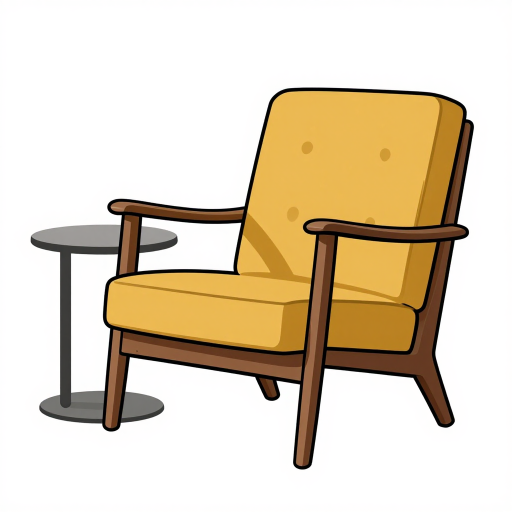
#> input picture assets/gallery-src/armchair.jpg, 1024 x 1024 px, given in place of strokeberry-icon-512.png, which was not available (shown at 1/2 size)
$ python build_social_kit.py
#> lines starting #> are read from the running program, lines starting #| are printed output that depends on the picture; after the words box and inside, x2 and y2 are one past the last pixel; in counts of white or black regions, pixels touching at a corner belong together; pictures that were not available may be replaced by others from this repository, and a replacement may not be noted
from pathlib import Path
from PIL import Image, ImageDraw, ImageFont, ImageFilter

ROOT = Path(__file__).resolve().parents[1]
PUBLIC = ROOT / "frontend" / "public"
OUT = ROOT / "marketing" / "social-kit"
BG = OUT / "assets" / "paper-campaign-background.png"

INK = "#1D1B1C"
RED = "#D92536"
GREEN = "#286347"
CREAM = "#FFF8EA"
WHITE = "#FFFFFF"
MUTED = "#756F68"
LINE = "#E5D8C3"

FONT = "/System/Library/Fonts/Avenir Next.ttc"


def font(size, weight="regular"):
    index = {"regular": 0, "medium": 2, "bold": 7, "heavy": 8}.get(weight, 0)
    try:
        return ImageFont.truetype(FONT, size=size, index=index)
    except OSError:
        return ImageFont.truetype("/System/Library/Fonts/Helvetica.ttc", size=size)


def fit_bg(size):
    image = Image.open(BG).convert("RGB")
    sw, sh = size
    scale = max(sw / image.width, sh / image.height)
    image = image.resize((round(image.width * scale), round(image.height * scale)), Image.Resampling.LANCZOS)
    x = (image.width - sw) // 2
    y = (image.height - sh) // 2
    return image.crop((x, y, x + sw, y + sh)).convert("RGBA")


def rounded_mask(size, radius):
    mask = Image.new("L", size, 0)
    ImageDraw.Draw(mask).rounded_rectangle((0, 0, size[0] - 1, size[1] - 1), radius=radius, fill=255)
    return mask


def cover(path, size, focus=(0.5, 0.5)):
    image = Image.open(path).convert("RGB")
    scale = max(size[0] / image.width, size[1] / image.height)
    image = image.resize((round(image.width * scale), round(image.height * scale)), Image.Resampling.LANCZOS)
    x = max(0, min(image.width - size[0], round((image.width - size[0]) * focus[0])))
    y = max(0, min(image.height - size[1], round((image.height - size[1]) * focus[1])))
    return image.crop((x, y, x + size[0], y + size[1])).convert("RGBA")


def add_card(canvas, image, box, radius=30, rotate=0):
    x, y, w, h = box
    image = image.resize((w, h), Image.Resampling.LANCZOS)
    mask = rounded_mask((w, h), radius)
    shadow = Image.new("RGBA", (w + 60, h + 70), (0, 0, 0, 0))
    ImageDraw.Draw(shadow).rounded_rectangle((30, 25, w + 29, h + 24), radius=radius, fill=(29, 27, 28, 48))
    shadow = shadow.filter(ImageFilter.GaussianBlur(18))
    card = Image.new("RGBA", (w + 60, h + 70), (0, 0, 0, 0))
    card.alpha_composite(shadow)
    card.paste(image, (30, 20), mask)
    if rotate:
        card = card.rotate(rotate, resample=Image.Resampling.BICUBIC, expand=True)
    canvas.alpha_composite(card, (x - 30, y - 20))


def text(draw, xy, value, size, color=INK, weight="regular", spacing=4, anchor=None):
    draw.multiline_text(xy, value, font=font(size, weight), fill=color, spacing=spacing, anchor=anchor)


def pill(draw, xy, label, fill=RED, fg=WHITE, size=24, pad=(24, 13)):
    f = font(size, "bold")
    box = draw.textbbox((0, 0), label, font=f)
    w, h = box[2] - box[0] + 2 * pad[0], box[3] - box[1] + 2 * pad[1]
    x, y = xy
    draw.rounded_rectangle((x, y, x + w, y + h), radius=h // 2, fill=fill)
    draw.text((x + w / 2, y + h / 2 - 1), label, font=f, fill=fg, anchor="mm")
    return w, h


def add_logo(canvas, xy, width, dark=False):
    name = "strokeberry-logo-on-dark.png" if dark else "strokeberry-logo.png"
    logo = Image.open(PUBLIC / "brand" / name).convert("RGBA")
    logo.thumbnail((width, width), Image.Resampling.LANCZOS)
    canvas.alpha_composite(logo, xy)


def save(canvas, name):
    path = OUT / name
    canvas.convert("RGB").save(path, quality=95, optimize=True)
    return path


def profile():
    c = Image.new("RGBA", (1024, 1024), RED)
    d = ImageDraw.Draw(c)
    for r, alpha in [(430, 18), (350, 12), (280, 8)]:
        d.ellipse((512-r, 512-r, 512+r, 512+r), outline=(255,255,255,alpha), width=3)
    icon = Image.open(PUBLIC / "brand" / "strokeberry-icon-512.png").convert("RGBA")
    icon = icon.resize((610, 610), Image.Resampling.LANCZOS)
    c.alpha_composite(icon, (207, 207))
    save(c, "profile-1024.png")


def banner(name, size, safe, headline_size):
    c = fit_bg(size)
    d = ImageDraw.Draw(c)
    sx, sy, sw, sh = safe
    add_logo(c, (sx, sy + 10), min(420, int(sw * .28)))
    text(d, (sx, sy + int(sh * .36)), "Turn any image into a\nhand-drawn video.", headline_size, weight="bold", spacing=2)
    pill(d, (sx, sy + int(sh * .76)), "TRY 3 VIDEOS FREE", size=max(14, headline_size // 4))
    art_w = int(min(sh * 1.12, sw * .34))
    art_h = art_w
    img = cover(PUBLIC / "showcase" / "strawberry-sheet.jpg", (art_w, art_h))
    add_card(c, img, (sx + sw - art_w, sy + (sh - art_h) // 2, art_w, art_h), radius=max(16, art_w // 18), rotate=-2)
    save(c, name)


def instagram_launch():
    c = fit_bg((1080, 1080)); d = ImageDraw.Draw(c)
    add_logo(c, (70, 62), 330)
    text(d, (70, 208), "Still image.\nHand-drawn story.", 84, weight="bold", spacing=-2)
    text(d, (73, 405), "Turn artwork, logos and drawing tutorials\ninto satisfying speedpaint videos.", 30, MUTED, "medium", 8)
    img = cover(PUBLIC / "showcase" / "strawberry-sheet.jpg", (520, 520))
    add_card(c, img, (505, 500, 520, 520), radius=40, rotate=-2)
    pill(d, (70, 750), "LAUNCH SPECIAL", size=23)
    text(d, (70, 832), "3 videos free", 58, weight="bold")
    text(d, (73, 904), "40% off your first 3 months", 27, GREEN, "bold")
    save(c, "instagram-launch-1080x1080.png")


def four_steps():
    c = Image.new("RGBA", (1080, 1080), CREAM); d = ImageDraw.Draw(c)
    text(d, (70, 64), "FOUR STEPS. ONE VIDEO.", 21, RED, "bold")
    text(d, (70, 110), "From guide lines\nto final color.", 76, weight="bold", spacing=-2)
    img = cover(PUBLIC / "showcase" / "strawberry-sheet.jpg", (820, 820))
    add_card(c, img, (390, 330, 620, 620), radius=38, rotate=1)
    steps = [("01", "Guides"), ("02", "Outline"), ("03", "Details"), ("04", "Color")]
    for i, (num, label) in enumerate(steps):
        y = 440 + i * 112
        d.ellipse((70, y, 126, y + 56), fill=RED if i == 3 else INK)
        text(d, (98, y + 28), num, 18, WHITE, "bold", anchor="mm")
        text(d, (148, y + 28), label, 27, weight="bold", anchor="lm")
    text(d, (70, 990), "strokeberry", 26, GREEN, "bold")
    save(c, "instagram-four-steps-1080x1080.png")


def story():
    c = fit_bg((1080, 1920)); d = ImageDraw.Draw(c)
    add_logo(c, (70, 80), 350)
    pill(d, (70, 220), "NOW IN EARLY ACCESS", size=23)
    text(d, (70, 320), "Your drawing\ndeserves to move.", 92, weight="bold", spacing=-5)
    text(d, (74, 555), "Upload an image. Pick a style.\nExport a hand-drawn video.", 34, MUTED, "medium", 10)
    img = cover(PUBLIC / "showcase" / "owl-sheet.jpg", (800, 800))
    add_card(c, img, (140, 770, 800, 800), radius=48, rotate=-2)
    d.rounded_rectangle((70, 1670, 1010, 1825), radius=48, fill=INK)
    text(d, (540, 1722), "TRY YOUR FIRST 3 VIDEOS FREE", 31, WHITE, "bold", anchor="mm")
    text(d, (540, 1778), "strokeberry.com", 25, "#DCCDB9", "medium", anchor="mm")
    save(c, "story-launch-1080x1920.png")


def landscape():
    c = fit_bg((1200, 627)); d = ImageDraw.Draw(c)
    add_logo(c, (58, 46), 310)
    text(d, (58, 165), "Make your pictures\ncome to life.", 68, weight="bold", spacing=-4)
    text(d, (61, 340), "Turn any image into a beautifully\nhand-drawn video.", 27, MUTED, "medium", 7)
    pill(d, (58, 465), "TRY 3 VIDEOS FREE", size=21)
    img = cover(PUBLIC / "showcase" / "owl-sheet.jpg", (500, 500))
    add_card(c, img, (660, 64, 500, 500), radius=34, rotate=2)
    save(c, "launch-post-1200x627.png")


def main():
    OUT.mkdir(parents=True, exist_ok=True)
    profile()
    banner("youtube-banner-2560x1440.png", (2560, 1440), (507, 508, 1546, 423), 82)
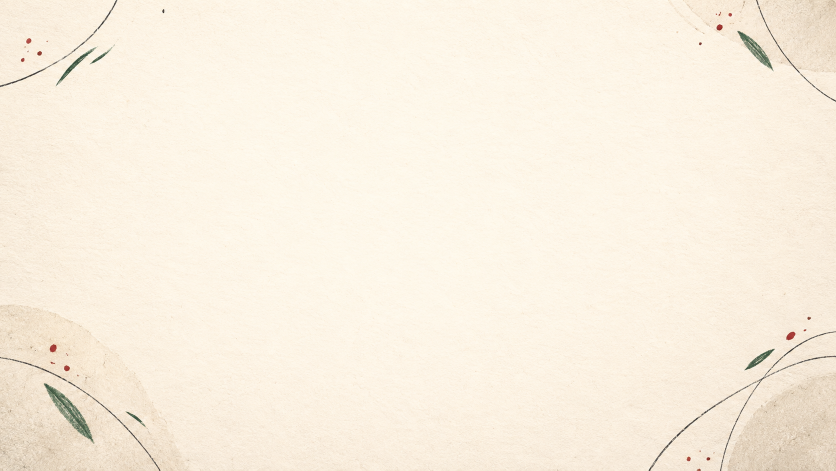
#> input picture marketing/social-kit/assets/paper-campaign-background.png, 1672 x 941 px (shown at 1/2 size)
#> in fit_bg, image is the input picture: PIL image 1672x941 RGB; mean R, G, B 249.1, 239.7, 224.3
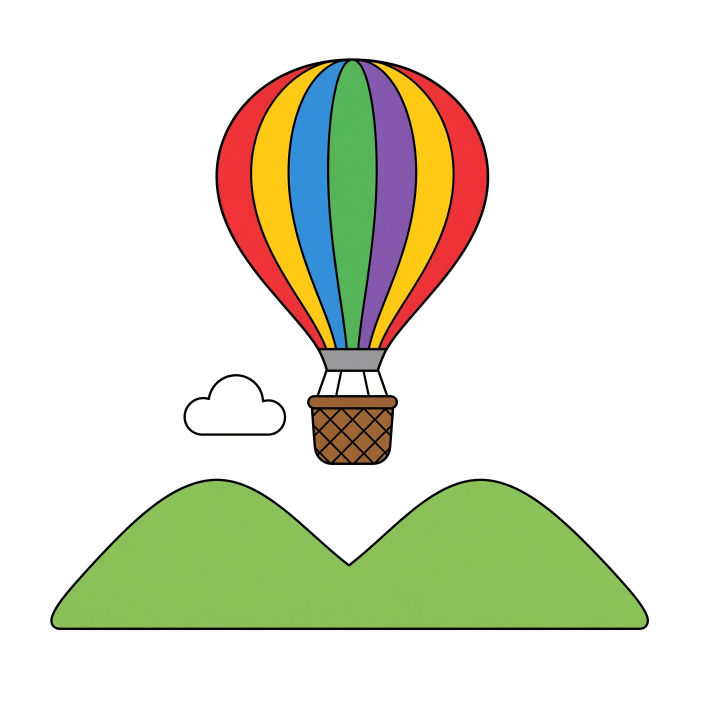
#> input picture assets/gallery-src/balloon.jpg, 1408 x 1408 px, given in place of strokeberry-logo.png, which was not available (shown at 1/2 size)
#> in cover, image is the input picture: PIL image 1408x1408 RGB; mean R, G, B 224.4, 226.7, 209.1
#> in rounded_mask, `mask = Image.new("L", size, 0)`: mask: PIL image 473x473 L; every value is 0
#> in rounded_mask, `ImageDraw.Draw(mask).rounded_rectangle((0, 0, size[0] - 1, size[1] - 1..`:
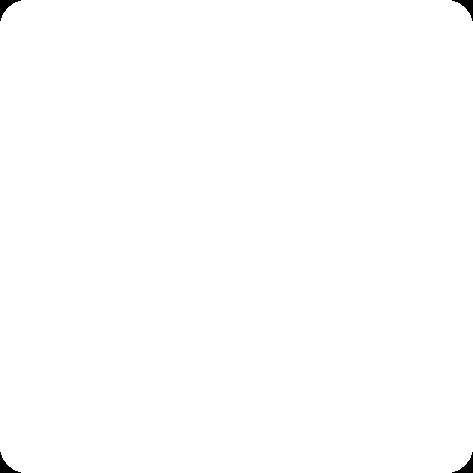
#> mask: PIL image 473x473 L; 99.7% white; 4 black regions, box (x1, y1, x2, y2) and area: (0, 0, 21, 21) 150, (452, 0, 473, 21) 150, (0, 452, 21, 473) 150, (452, 452, 473, 473) 150
#> in add_card, `shadow = Image.new("RGBA", (w + 60, h + 70), (0, 0, 0, 0))`: shadow: PIL image 533x543 RGBA; every value is 0
    banner("x-banner-1500x500.png", (1500, 500), (90, 55, 1320, 390), 58)
#> call 2 of fit_bg, with size = (1500, 500)
#> in fit_bg (call 2), `return image.crop((x, y, x + sw, y + sh)).convert("RGBA")`:
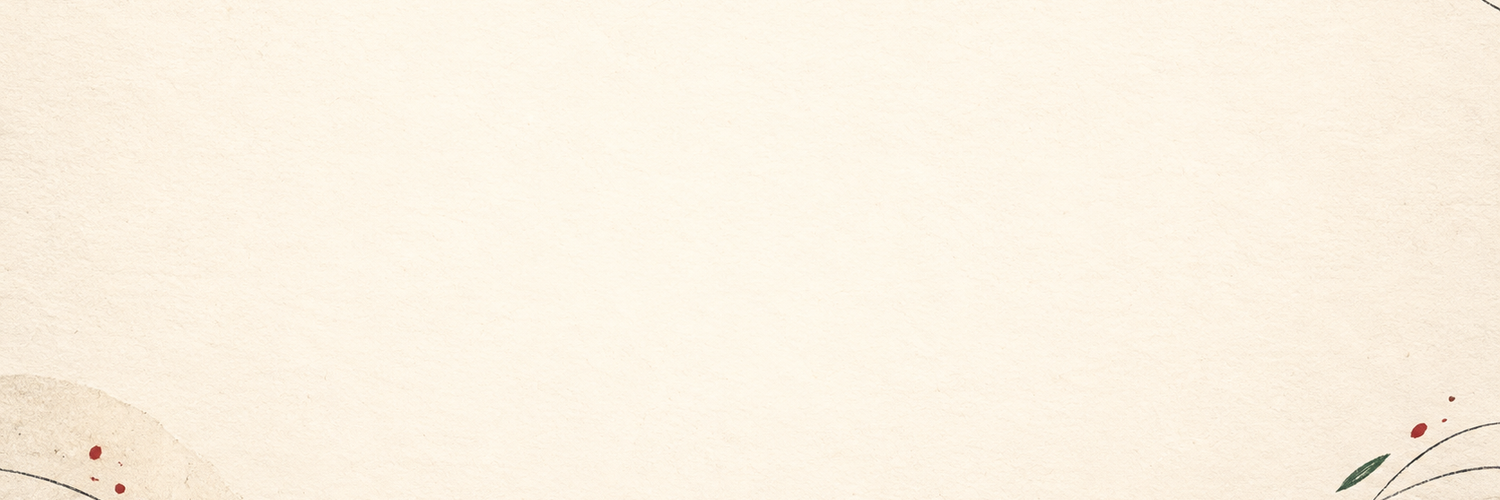
#> returned value: PIL image 1500x500 RGBA; mean R, G, B, A 251.3, 242.5, 227.7, 255
#> call 2 of add_card, with box = (974, 32, 436, 436), radius = 24, rotate = -2
#> in rounded_mask (call 2), `mask = Image.new("L", size, 0)`: mask: PIL image 436x436 L; every value is 0
#> in rounded_mask (call 2), `ImageDraw.Draw(mask).rounded_rectangle((0, 0, size[0] - 1, size[1] - 1..`: mask: PIL image 436x436 L; 99.7% white; 4 black regions, box (x1, y1, x2, y2) and area: (0, 0, 20, 20) 131, (416, 0, 436, 20) 131, (0, 416, 20, 436) 131, (416, 416, 436, 436) 131
#> in add_card (call 2), `shadow = Image.new("RGBA", (w + 60, h + 70), (0, 0, 0, 0))`: shadow: PIL image 496x506 RGBA; every value is 0
#> in add_card (call 2), `ImageDraw.Draw(shadow).rounded_rectangle((30, 25, w + 29, h + 24), rad..`:
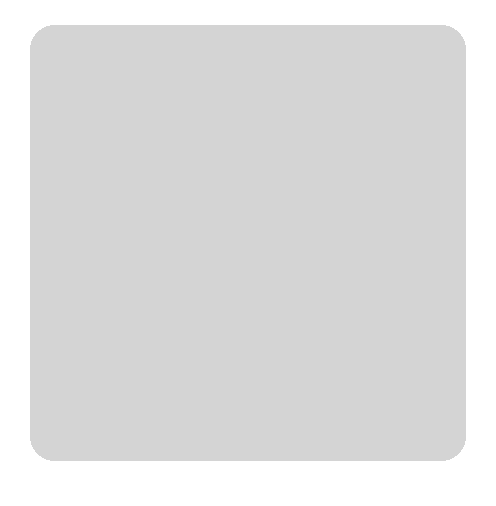
#> shadow: PIL image 496x506 RGBA; mean R, G, B, A 21.9, 20.4, 21.1, 36.3; transparent parts drawn white
    banner("facebook-cover-1640x624.png", (1640, 624), (90, 70, 1460, 480), 64)
#> call 3 of add_logo, with xy = (90, 80), width = 408, dark = False
#> in add_logo (call 3), `canvas.alpha_composite(logo, xy)`:
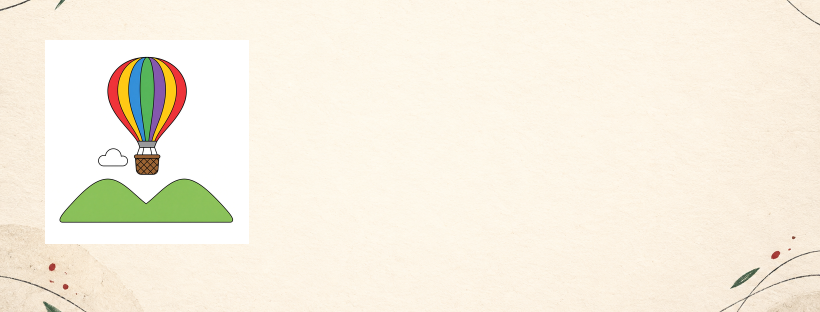
#> canvas: PIL image 1640x624 RGBA (shown at 1/2 size); mean R, G, B, A 246.5, 239.4, 224.1, 255
#> call 3 of cover, with size = (496, 496), focus = (0.5, 0.5)
#> in cover (call 3), `image = image.resize((round(image.width * scale), round(image.height *..`:
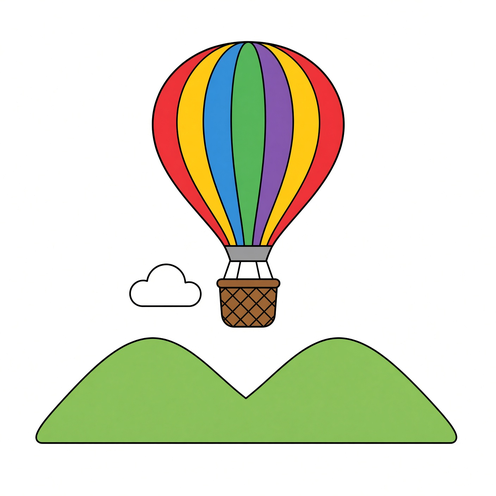
#> image: PIL image 496x496 RGB; mean R, G, B 224.4, 226.8, 209.2
#> in rounded_mask (call 3), `mask = Image.new("L", size, 0)`: mask: PIL image 496x496 L; every value is 0
#> in rounded_mask (call 3), `ImageDraw.Draw(mask).rounded_rectangle((0, 0, size[0] - 1, size[1] - 1..`: mask: PIL image 496x496 L; 99.7% white; 4 black regions, box (x1, y1, x2, y2) and area: (0, 0, 22, 22) 164, (474, 0, 496, 22) 164, (0, 474, 22, 496) 164, (474, 474, 496, 496) 164
#> in add_card (call 3), `shadow = Image.new("RGBA", (w + 60, h + 70), (0, 0, 0, 0))`: shadow: PIL image 556x566 RGBA; every value is 0
    banner("linkedin-banner-1128x191.png", (1128, 191), (48, 22, 1032, 147), 30)
    instagram_launch()
    four_steps()
    story()
    landscape()
    print(f"Created social kit in {OUT}")


if __name__ == "__main__":
#> (the run stopped early here; a loop or call above may not have finished)
